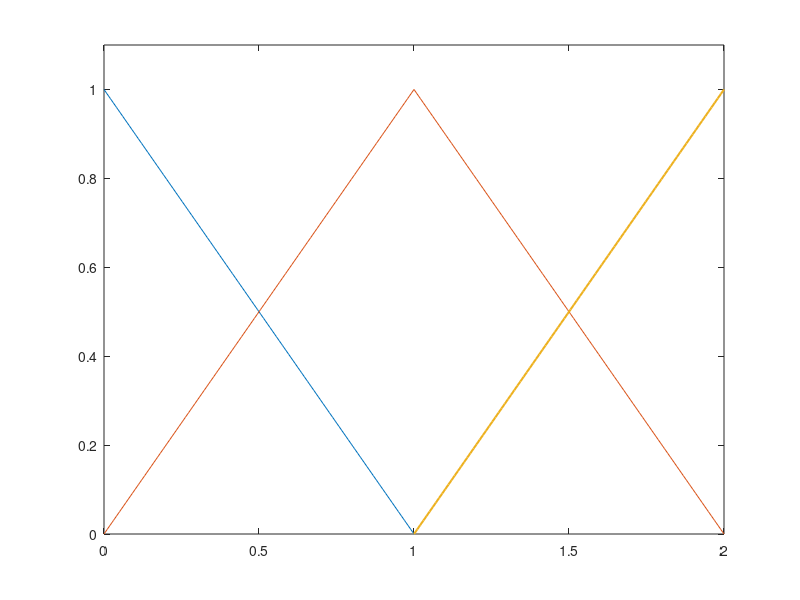

Write the MATLAB code that produced this figure. (Note: this script raises an error after producing the figure.)
%%% plots the shape functions used in the operator aproximation
addpath('..\..\matlabLib');
x=linspace(0,1,100);

% 1stOrder "hat functions"
y1st1 = (1-x);
y1st2 = [x,(1-x)] ;
y1st3 = x;
figure; plot(x,y1st1,[x,1+x],y1st2,1+x, y1st3, 'LineWidth', 1.5); axis('tight');
v=axis;
axis([v(1) v(2) v(3) 1.1]);
printEPS('','1st')


% 2ndOrder Lagrange
x=linspace(0,1,100);
y2nd1 = (1-x).*(2*(1-x)-1);
y2nd2 = 2*(1-x).*2.*(x);
y2nd3 = x.*(2*x-1);
x=linspace(0,2,100);
figure; plot(x,y2nd1,x,y2nd2,x,y2nd3, 'LineWidth', 1.5); axis('tight');
v=axis;
axis([v(1) v(2) v(3) 1.1]);
printEPS('','2nd')

% 3rdOrder Lagrange
x=linspace(0,1,100);
y3rd1 = (1-x).*(2-3*x).*(1-3*x)./2;
y3rd2 = 9*x.*(1-x).*(2-3*x)./2;
y3rd3 = 9*x.*(1-x).*(3*x-1)./2;
y3rd4 = x.*(2-3*x).*(1-3*x)./2;
x=linspace(0,3,100);
figure; plot(x,y3rd1,x,y3rd2,x,y3rd3,x,y3rd4, 'LineWidth', 1.5); axis('tight');
v=axis;
axis([v(1) v(2) v(3) 1.1]);
printEPS('','3rd')

%% PWS
x = linspace(0,1,100);
k=pi/2;
xi = (x(length(x))-x)/(x(length(x))-x(1));
yPWS1 = sin(k*(1-xi))./sin(k*(xi(1)));
yPWS2 = sin(k*(xi))./sin(k*(1-xi(length(xi))));
figure; plot(x,yPWS1,x,yPWS2, 'LineWidth', 1.5); axis('tight');
v=axis;
axis([v(1) v(2) v(3) 1.1]);
printEPS('','PWS')

%%
% x=linspace(1,10,100);
% 
% xi = (x(length(x))-x)/(x(length(x))-x(1));
% 
% y2nd1 = (1-xi).*(2*(1-xi)-1);
% y2nd2 = 2*(1-xi).*2.*(xi);
% y2nd3 = xi.*(2*xi-1);
% % x=linspace(0,2,100);
% figure; plot(x,y2nd1,x,y2nd2,x,y2nd3, 'LineWidth', 1.5); axis('tight');
% v=axis;
% axis([v(1) v(2) v(3) 1.1]);
% % printEPS('','2nd')



